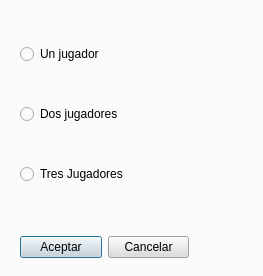
<?xml version="1.0" encoding="UTF-8"?>
<ui version="4.0">
 <class>myDialog</class>
 <widget class="QDialog" name="myDialog">
  <property name="geometry">
   <rect>
    <x>0</x>
    <y>0</y>
    <width>263</width>
    <height>276</height>
   </rect>
  </property>
  <property name="windowTitle">
   <string>Dialog</string>
  </property>
  <property name="styleSheet">
   <string notr="true">background-color: rgb(250, 250, 250);</string>
  </property>
  <widget class="QWidget" name="layoutWidget">
   <property name="geometry">
    <rect>
     <x>20</x>
     <y>10</y>
     <width>221</width>
     <height>211</height>
    </rect>
   </property>
   <layout class="QVBoxLayout" name="verticalLayout">
    <item>
     <widget class="QRadioButton" name="radioButton_unJugador">
      <property name="styleSheet">
       <string notr="true">font: 12pt &quot;Times New Roman&quot;;
color: rgb(0, 0, 0);</string>
      </property>
      <property name="text">
       <string>Un jugador</string>
      </property>
     </widget>
    </item>
    <item>
     <widget class="QRadioButton" name="radioButton_dosJugadores">
      <property name="styleSheet">
       <string notr="true">font: 12pt &quot;Times New Roman&quot;;
color: rgb(0, 0, 0);</string>
      </property>
      <property name="text">
       <string>Dos jugadores</string>
      </property>
     </widget>
    </item>
    <item>
     <widget class="QRadioButton" name="radioButton_tresJugadores">
      <property name="styleSheet">
       <string notr="true">font: 12pt &quot;Times New Roman&quot;;
color: rgb(0, 0, 0);</string>
      </property>
      <property name="text">
       <string>Tres Jugadores</string>
      </property>
     </widget>
    </item>
   </layout>
  </widget>
  <widget class="QWidget" name="layoutWidget">
   <property name="geometry">
    <rect>
     <x>20</x>
     <y>230</y>
     <width>169</width>
     <height>34</height>
    </rect>
   </property>
   <layout class="QHBoxLayout" name="horizontalLayout">
    <item>
     <widget class="QPushButton" name="pushButton_aceptar">
      <property name="styleSheet">
       <string notr="true">background-color: rgb(220, 220, 220);
font: 12pt &quot;Times New Roman&quot;;
color: rgb(0, 0, 0);</string>
      </property>
      <property name="text">
       <string>Aceptar</string>
      </property>
     </widget>
    </item>
    <item>
     <widget class="QPushButton" name="pushButton_cancelar">
      <property name="styleSheet">
       <string notr="true">background-color: rgb(220, 220, 220);
font: 12pt &quot;Times New Roman&quot;;
color: rgb(0, 0, 0);</string>
      </property>
      <property name="text">
       <string>Cancelar</string>
      </property>
     </widget>
    </item>
   </layout>
  </widget>
 </widget>
 <resources/>
 <connections/>
</ui>
